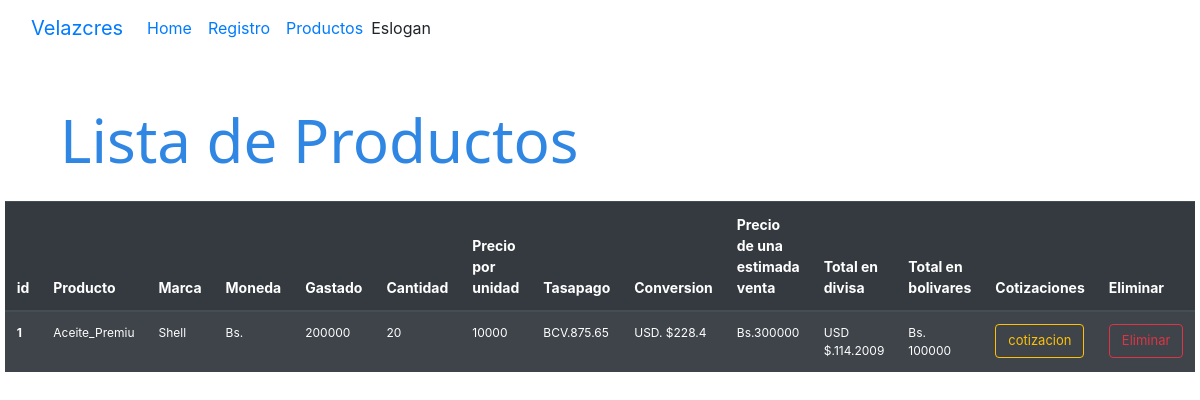
Page /listado on the earlier database version.
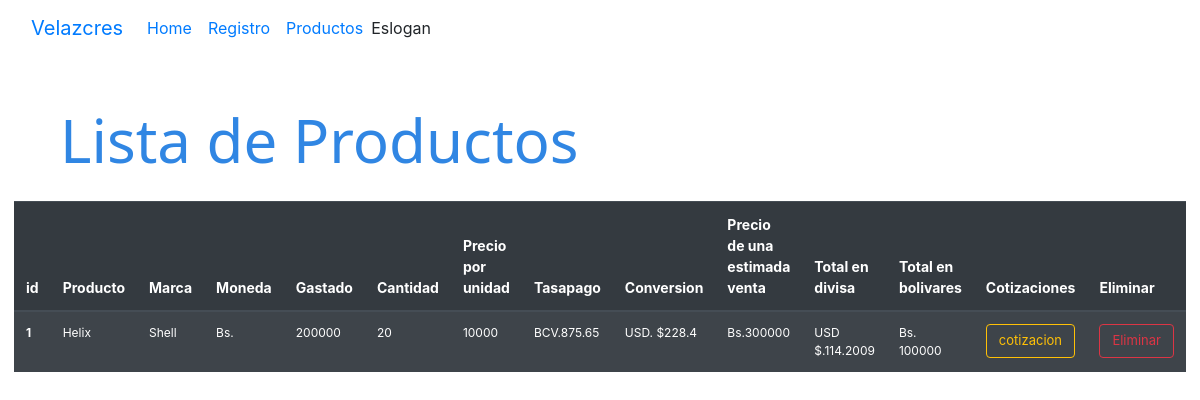
Same page on the later database version.
### tables this page shows
CREATE TABLE "productos" (
	"id"	INTEGER,
	"nombre"	TEXT,
	"marca"	TEXT,
	"moneda"	TEXT,
	"precio"	NUMERIC,
	"cantidad"	INTEGER,
	"precioporunidad"	NUMERIC,
	"tasapago"	NUMERIC,
	"precioD"	NUMERIC,
	"precio_venta"	NUMERIC,
	"ganancia_estimadaD"	NUMERIC,
	"ganancia_estimadaBs"	NUMERIC,
	"descripcion"	TEXT,
	PRIMARY KEY("id" AUTOINCREMENT)
);

### conect.py (the view)
@app.route('/listado')
def listado():
    conn = sqlite3.connect(DB_PATH)
    conn.row_factory = sqlite3.Row
    cursor = conn.cursor()
    cursor = conn.execute('SELECT * FROM productos')
    productos = cursor.fetchall()
    conn.close()
    return render_template('listado.html', productos=productos)

### templates/listado.html (shortened to what this page needs)
<!DOCTYPE html>
<html lang="en">
<head>
    <title>Document</title><head>
    <link rel="stylesheet" href="https://cdn.jsdelivr.net/npm/bootstrap@4.4.1/dist/css/bootstrap.min.css">
    <link rel="stylesheet" href="{{ url_for('static', filename='css/style.css') }}">
</head>
<body>
<header>
        <nav class="navbar navbar-expand-lg bg-body-tertiary">
  <div class="container-fluid">
    <a class="navbar-brand" href="#">Velazcres</a>
    <div class="collapse navbar-collapse" id="navbarText">
      <ul class="navbar-nav me-auto mb-2 mb-lg-0">
        <li class="nav-item">
          <a class="nav-link active" aria-current="page" href="{{ url_for('listado') }}">Home</a>
        </li>
        <li class="nav-item">
          <a class="nav-link" href="{{ url_for('cotizacion_int') }}">Registro</a>
        </li>
        <li class="nav-item">
          <a class="nav-link" href="{{ url_for('mostrador') }}">Productos</a>
        </li>
      </ul>
      <span class="navbar-text">
        Eslogan
      </span>
    </div>
  </div>
</nav>
</header>
  <h1 class="h1-listado" >Lista de Productos</h1>
    <div>
  <table class="table table-striped table-dark"  style="width: 75%; margin-left: auto; margin-right: auto; font-size: 14px;" >
    <thead class="">
      <tr>
      <th>id</th>
      <th>Producto</th>
      <th>Marca</th>
      <th>Moneda</th>
      <th>Gastado</th>
      <th>Cantidad</th>
      <th>Precio por unidad</th>
      <th>Tasapago</th>
      <th>Conversion</th>
      <th>Precio de una estimada venta</th>
      <th>Total en divisa</th>
      <th>Total en bolivares</th>
      <th>Cotizaciones</th>
      <th>Eliminar</th>
      </tr>
    </thead>
    <tbody style="font-size: 12px;">
      {% for producto in productos %}
      <tr>
        <th>{{ producto.id }}</th>
        <td>{{ producto.nombre }}</td>
        <td>{{ producto.marca }}</td>
        <td>{{ producto.moneda }}</td>
        <td>{{ producto.precio }}</td>
        <td>{{ producto.cantidad }}</td>
        <td>{{ producto.precioporunidad }}</td>
        <td><span>BCV.</span>{{ producto.tasapago }}</td>
        <td><span>USD. $</span>{{ producto.precioD }}</td>
        <td><span>Bs.</span>{{ producto.precio_venta }}</td>
        <td><span>USD $.</span>{{ producto.ganancia_estimadaD }}</td>
        <td><span>Bs.</span>  {{ producto.ganancia_estimadaBs }}</td>
        <td><a class="btn btn-outline-warning"  style="font-size: 13px;" href="{{ url_for('editar_productos1', productos_id=producto['id']) }}" >cotizacion</a></td>
        <td><form action="{{ url_for('eliminar_producto1', productos_id=producto.id) }}" method="post"><button class="btn btn-outline-danger" style="font-size: 13px;"  onclick="return confirm('¿Confirmar?')"> Eliminar</button></form></td>
        {% else %}
        <tr><td>No hay productos</td></tr>
        {% endfor %}
      </tr>
    </tbody>
  </table>
</div>
</body>
</html>

Differences in the rows shown:
changed productos "Shell": nombre "Aceite_Premiu" → "Helix"
